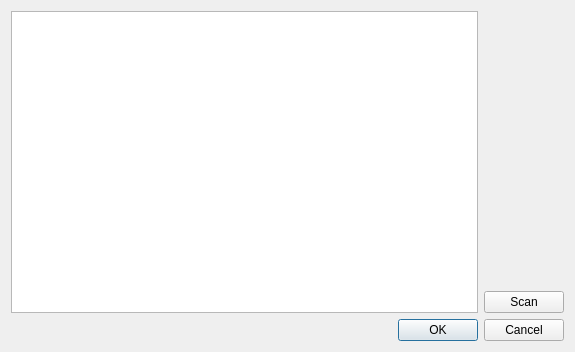
<?xml version="1.0" encoding="UTF-8"?>
<ui version="4.0">
 <class>Dialog</class>
 <widget class="QDialog" name="Dialog">
  <property name="geometry">
   <rect>
    <x>0</x>
    <y>0</y>
    <width>575</width>
    <height>352</height>
   </rect>
  </property>
  <property name="sizePolicy">
   <sizepolicy hsizetype="Fixed" vsizetype="Fixed">
    <horstretch>0</horstretch>
    <verstretch>0</verstretch>
   </sizepolicy>
  </property>
  <property name="windowTitle">
   <string>Calibration</string>
  </property>
  <layout class="QVBoxLayout" name="verticalLayout_2">
   <item>
    <layout class="QHBoxLayout" name="horizontalLayout_2">
     <property name="leftMargin">
      <number>0</number>
     </property>
     <property name="topMargin">
      <number>0</number>
     </property>
     <item>
      <widget class="QPlainTextEdit" name="logOutput"/>
     </item>
     <item>
      <layout class="QVBoxLayout" name="verticalLayout_3">
       <property name="leftMargin">
        <number>0</number>
       </property>
       <item>
        <spacer name="verticalSpacer">
         <property name="orientation">
          <enum>Qt::Vertical</enum>
         </property>
         <property name="sizeHint" stdset="0">
          <size>
           <width>20</width>
           <height>40</height>
          </size>
         </property>
        </spacer>
       </item>
       <item>
        <layout class="QHBoxLayout" name="horizontalLayout">
         <property name="rightMargin">
          <number>0</number>
         </property>
         <item>
          <widget class="QPushButton" name="pushButtonScan">
           <property name="text">
            <string>Scan</string>
           </property>
          </widget>
         </item>
        </layout>
       </item>
      </layout>
     </item>
    </layout>
   </item>
   <item>
    <widget class="QDialogButtonBox" name="buttonBox">
     <property name="orientation">
      <enum>Qt::Horizontal</enum>
     </property>
     <property name="standardButtons">
      <set>QDialogButtonBox::Cancel|QDialogButtonBox::Ok</set>
     </property>
    </widget>
   </item>
  </layout>
 </widget>
 <resources>
  <include location="../qrc/calib_low.qrc"/>
  <include location="../qrc/calib_high.qrc"/>
 </resources>
 <connections>
  <connection>
   <sender>buttonBox</sender>
   <signal>accepted()</signal>
   <receiver>Dialog</receiver>
   <slot>accept()</slot>
   <hints>
    <hint type="sourcelabel">
     <x>248</x>
     <y>254</y>
    </hint>
    <hint type="destinationlabel">
     <x>157</x>
     <y>274</y>
    </hint>
   </hints>
  </connection>
  <connection>
   <sender>buttonBox</sender>
   <signal>rejected()</signal>
   <receiver>Dialog</receiver>
   <slot>reject()</slot>
   <hints>
    <hint type="sourcelabel">
     <x>316</x>
     <y>260</y>
    </hint>
    <hint type="destinationlabel">
     <x>286</x>
     <y>274</y>
    </hint>
   </hints>
  </connection>
 </connections>
</ui>
